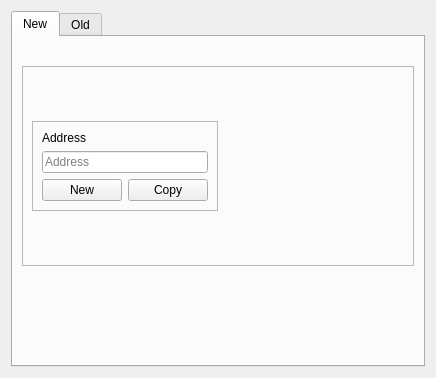
<?xml version="1.0" encoding="UTF-8"?>
<ui version="4.0">
 <class>ReceiveCoinsDialog</class>
 <widget class="QWidget" name="ReceiveCoinsDialog">
  <property name="geometry">
   <rect>
    <x>0</x>
    <y>0</y>
    <width>424</width>
    <height>378</height>
   </rect>
  </property>
  <layout class="QVBoxLayout" name="verticalLayout" stretch="0">
   <item>
    <widget class="QTabWidget" name="tabWidget">
     <property name="currentIndex">
      <number>0</number>
     </property>
     <widget class="QWidget" name="tab">
      <attribute name="title">
       <string>New</string>
      </attribute>
      <layout class="QVBoxLayout" name="verticalLayout_3">
       <item>
        <spacer name="verticalSpacer_3">
         <property name="orientation">
          <enum>Qt::Vertical</enum>
         </property>
         <property name="sizeType">
          <enum>QSizePolicy::Fixed</enum>
         </property>
         <property name="sizeHint" stdset="0">
          <size>
           <width>20</width>
           <height>20</height>
          </size>
         </property>
        </spacer>
       </item>
       <item>
        <widget class="QFrame" name="frame_2">
         <property name="frameShape">
          <enum>QFrame::StyledPanel</enum>
         </property>
         <property name="frameShadow">
          <enum>QFrame::Raised</enum>
         </property>
         <layout class="QHBoxLayout" name="horizontalLayout_3">
          <item>
           <widget class="QFrame" name="frame_6">
            <property name="sizePolicy">
             <sizepolicy hsizetype="Preferred" vsizetype="Maximum">
              <horstretch>0</horstretch>
              <verstretch>0</verstretch>
             </sizepolicy>
            </property>
            <property name="frameShape">
             <enum>QFrame::StyledPanel</enum>
            </property>
            <property name="frameShadow">
             <enum>QFrame::Raised</enum>
            </property>
            <layout class="QGridLayout" name="gridLayout_8">
             <item row="3" column="1">
              <widget class="QPushButton" name="pushButtonCopy">
               <property name="sizePolicy">
                <sizepolicy hsizetype="Minimum" vsizetype="Fixed">
                 <horstretch>0</horstretch>
                 <verstretch>0</verstretch>
                </sizepolicy>
               </property>
               <property name="text">
                <string>Copy</string>
               </property>
               <property name="icon">
                <iconset resource="../bitcoin.qrc">
                 <normaloff>:/icons/editcopy</normaloff>:/icons/editcopy</iconset>
               </property>
              </widget>
             </item>
             <item row="1" column="0" colspan="2">
              <widget class="QLineEdit" name="lineEditAddress">
               <property name="sizePolicy">
                <sizepolicy hsizetype="Expanding" vsizetype="Fixed">
                 <horstretch>0</horstretch>
                 <verstretch>0</verstretch>
                </sizepolicy>
               </property>
               <property name="placeholderText">
                <string>Address</string>
               </property>
              </widget>
             </item>
             <item row="3" column="0">
              <widget class="QPushButton" name="pushButtonNew">
               <property name="text">
                <string>New</string>
               </property>
               <property name="icon">
                <iconset resource="../bitcoin.qrc">
                 <normaloff>:/movies/spinner-035</normaloff>:/movies/spinner-035</iconset>
               </property>
              </widget>
             </item>
             <item row="0" column="0">
              <widget class="QLabel" name="labelAddress">
               <property name="text">
                <string>Address</string>
               </property>
              </widget>
             </item>
            </layout>
           </widget>
          </item>
          <item>
           <widget class="QRImageWidget" name="QRCode">
            <property name="sizePolicy">
             <sizepolicy hsizetype="Minimum" vsizetype="Fixed">
              <horstretch>0</horstretch>
              <verstretch>0</verstretch>
             </sizepolicy>
            </property>
            <property name="minimumSize">
             <size>
              <width>180</width>
              <height>180</height>
             </size>
            </property>
            <property name="maximumSize">
             <size>
              <width>180</width>
              <height>180</height>
             </size>
            </property>
            <property name="toolTip">
             <string>QR Code</string>
            </property>
            <property name="textFormat">
             <enum>Qt::PlainText</enum>
            </property>
            <property name="alignment">
             <set>Qt::AlignCenter</set>
            </property>
            <property name="wordWrap">
             <bool>true</bool>
            </property>
           </widget>
          </item>
         </layout>
        </widget>
       </item>
       <item>
        <spacer name="verticalSpacer">
         <property name="orientation">
          <enum>Qt::Vertical</enum>
         </property>
         <property name="sizeType">
          <enum>QSizePolicy::Expanding</enum>
         </property>
         <property name="sizeHint" stdset="0">
          <size>
           <width>20</width>
           <height>40</height>
          </size>
         </property>
        </spacer>
       </item>
      </layout>
     </widget>
     <widget class="QWidget" name="tab_2">
      <attribute name="title">
       <string>Old</string>
      </attribute>
      <layout class="QVBoxLayout" name="verticalLayout_4">
       <item>
        <widget class="QTabWidget" name="tabWidget_2">
         <property name="currentIndex">
          <number>0</number>
         </property>
         <widget class="QWidget" name="tab_7">
          <attribute name="title">
           <string>Request Payment</string>
          </attribute>
          <layout class="QVBoxLayout" name="verticalLayout_7">
           <item>
            <widget class="QFrame" name="frame_3">
             <property name="frameShape">
              <enum>QFrame::StyledPanel</enum>
             </property>
             <property name="frameShadow">
              <enum>QFrame::Raised</enum>
             </property>
             <layout class="QVBoxLayout" name="verticalLayout_6">
              <item>
               <widget class="QLabel" name="label_5">
                <property name="text">
                 <string>Use this form to request payments. All fields are &lt;b&gt;optional&lt;/b&gt;.</string>
                </property>
               </widget>
              </item>
              <item>
               <widget class="QLabel" name="label">
                <property name="toolTip">
                 <string>An optional amount to request. Leave this empty or zero to not request a specific amount.</string>
                </property>
                <property name="text">
                 <string>&amp;Amount:</string>
                </property>
                <property name="alignment">
                 <set>Qt::AlignRight|Qt::AlignTrailing|Qt::AlignVCenter</set>
                </property>
                <property name="buddy">
                 <cstring>reqAmount</cstring>
                </property>
               </widget>
              </item>
              <item>
               <layout class="QHBoxLayout" name="horizontalLayout_6">
                <item>
                 <widget class="BitcoinAmountField" name="reqAmount">
                  <property name="sizePolicy">
                   <sizepolicy hsizetype="Fixed" vsizetype="Fixed">
                    <horstretch>0</horstretch>
                    <verstretch>0</verstretch>
                   </sizepolicy>
                  </property>
                  <property name="minimumSize">
                   <size>
                    <width>80</width>
                    <height>0</height>
                   </size>
                  </property>
                  <property name="maximumSize">
                   <size>
                    <width>1000</width>
                    <height>100</height>
                   </size>
                  </property>
                  <property name="toolTip">
                   <string>An optional amount to request. Leave this empty or zero to not request a specific amount.</string>
                  </property>
                 </widget>
                </item>
                <item>
                 <widget class="QCheckBox" name="useBech32">
                  <property name="sizePolicy">
                   <sizepolicy hsizetype="Fixed" vsizetype="Fixed">
                    <horstretch>0</horstretch>
                    <verstretch>0</verstretch>
                   </sizepolicy>
                  </property>
                  <property name="maximumSize">
                   <size>
                    <width>1000</width>
                    <height>16777215</height>
                   </size>
                  </property>
                  <property name="focusPolicy">
                   <enum>Qt::StrongFocus</enum>
                  </property>
                  <property name="toolTip">
                   <string>Bech32 addresses (BIP-173) are cheaper to spend from and offer better protection against typos. When unchecked a P2SH wrapped SegWit address will be created, compatible with older wallets.</string>
                  </property>
                  <property name="text">
                   <string>Generate Bech32 address</string>
                  </property>
                 </widget>
                </item>
                <item>
                 <spacer name="horizontalSpacer_3">
                  <property name="orientation">
                   <enum>Qt::Horizontal</enum>
                  </property>
                  <property name="sizeHint" stdset="0">
                   <size>
                    <width>0</width>
                    <height>0</height>
                   </size>
                  </property>
                 </spacer>
                </item>
               </layout>
              </item>
              <item>
               <widget class="QLabel" name="label_2">
                <property name="toolTip">
                 <string>An optional label to associate with the new receiving address.</string>
                </property>
                <property name="text">
                 <string>&amp;Label:</string>
                </property>
                <property name="alignment">
                 <set>Qt::AlignRight|Qt::AlignTrailing|Qt::AlignVCenter</set>
                </property>
                <property name="buddy">
                 <cstring>reqLabel</cstring>
                </property>
               </widget>
              </item>
              <item>
               <widget class="QLineEdit" name="reqLabel">
                <property name="toolTip">
                 <string>An optional label to associate with the new receiving address.</string>
                </property>
               </widget>
              </item>
              <item>
               <widget class="QLabel" name="label_3">
                <property name="toolTip">
                 <string>An optional message to attach to the payment request, which will be displayed when the request is opened. Note: The message will not be sent with the payment over the Bitcoin network.</string>
                </property>
                <property name="text">
                 <string>&amp;Message:</string>
                </property>
                <property name="alignment">
                 <set>Qt::AlignRight|Qt::AlignTrailing|Qt::AlignVCenter</set>
                </property>
                <property name="buddy">
                 <cstring>reqMessage</cstring>
                </property>
               </widget>
              </item>
              <item>
               <widget class="QLineEdit" name="reqMessage">
                <property name="toolTip">
                 <string>An optional message to attach to the payment request, which will be displayed when the request is opened. Note: The message will not be sent with the payment over the Bitcoin network.</string>
                </property>
               </widget>
              </item>
              <item>
               <layout class="QHBoxLayout" name="horizontalLayout">
                <item>
                 <widget class="QPushButton" name="receiveButton">
                  <property name="minimumSize">
                   <size>
                    <width>150</width>
                    <height>0</height>
                   </size>
                  </property>
                  <property name="text">
                   <string>&amp;Request payment</string>
                  </property>
                  <property name="icon">
                   <iconset resource="../bitcoin.qrc">
                    <normaloff>:/icons/receiving_addresses</normaloff>:/icons/receiving_addresses</iconset>
                  </property>
                 </widget>
                </item>
                <item>
                 <widget class="QPushButton" name="clearButton">
                  <property name="sizePolicy">
                   <sizepolicy hsizetype="Minimum" vsizetype="Fixed">
                    <horstretch>0</horstretch>
                    <verstretch>0</verstretch>
                   </sizepolicy>
                  </property>
                  <property name="toolTip">
                   <string>Clear all fields of the form.</string>
                  </property>
                  <property name="text">
                   <string>Clear</string>
                  </property>
                  <property name="icon">
                   <iconset resource="../bitcoin.qrc">
                    <normaloff>:/icons/remove</normaloff>:/icons/remove</iconset>
                  </property>
                  <property name="autoDefault">
                   <bool>false</bool>
                  </property>
                 </widget>
                </item>
                <item>
                 <spacer name="horizontalSpacer">
                  <property name="orientation">
                   <enum>Qt::Horizontal</enum>
                  </property>
                  <property name="sizeHint" stdset="0">
                   <size>
                    <width>40</width>
                    <height>20</height>
                   </size>
                  </property>
                 </spacer>
                </item>
               </layout>
              </item>
             </layout>
            </widget>
           </item>
           <item>
            <spacer name="verticalSpacer_2">
             <property name="orientation">
              <enum>Qt::Vertical</enum>
             </property>
             <property name="sizeHint" stdset="0">
              <size>
               <width>20</width>
               <height>40</height>
              </size>
             </property>
            </spacer>
           </item>
          </layout>
          <zorder></zorder>
          <zorder>reqAmount</zorder>
          <zorder>frame_3</zorder>
          <zorder>verticalSpacer_2</zorder>
         </widget>
         <widget class="QWidget" name="tab_8">
          <attribute name="title">
           <string>Payment Request History</string>
          </attribute>
          <layout class="QVBoxLayout" name="verticalLayout_5">
           <item>
            <widget class="QFrame" name="frame">
             <property name="sizePolicy">
              <sizepolicy hsizetype="Preferred" vsizetype="Expanding">
               <horstretch>0</horstretch>
               <verstretch>0</verstretch>
              </sizepolicy>
             </property>
             <property name="frameShape">
              <enum>QFrame::StyledPanel</enum>
             </property>
             <property name="frameShadow">
              <enum>QFrame::Raised</enum>
             </property>
             <layout class="QVBoxLayout" name="verticalLayout_2">
              <item>
               <widget class="QLabel" name="label_6">
                <property name="font">
                 <font>
                  <weight>75</weight>
                  <bold>true</bold>
                 </font>
                </property>
                <property name="text">
                 <string>Requested payments history</string>
                </property>
               </widget>
              </item>
              <item>
               <widget class="QTableView" name="recentRequestsView">
                <property name="contextMenuPolicy">
                 <enum>Qt::CustomContextMenu</enum>
                </property>
                <property name="tabKeyNavigation">
                 <bool>false</bool>
                </property>
                <property name="sortingEnabled">
                 <bool>true</bool>
                </property>
               </widget>
              </item>
              <item>
               <layout class="QHBoxLayout" name="horizontalLayout_2">
                <item>
                 <widget class="QPushButton" name="showRequestButton">
                  <property name="enabled">
                   <bool>false</bool>
                  </property>
                  <property name="toolTip">
                   <string>Show the selected request (does the same as double clicking an entry)</string>
                  </property>
                  <property name="text">
                   <string>Show</string>
                  </property>
                  <property name="icon">
                   <iconset resource="../bitcoin.qrc">
                    <normaloff>:/icons/edit</normaloff>:/icons/edit</iconset>
                  </property>
                  <property name="autoDefault">
                   <bool>false</bool>
                  </property>
                 </widget>
                </item>
                <item>
                 <widget class="QPushButton" name="removeRequestButton">
                  <property name="enabled">
                   <bool>false</bool>
                  </property>
                  <property name="toolTip">
                   <string>Remove the selected entries from the list</string>
                  </property>
                  <property name="text">
                   <string>Remove</string>
                  </property>
                  <property name="icon">
                   <iconset resource="../bitcoin.qrc">
                    <normaloff>:/icons/remove</normaloff>:/icons/remove</iconset>
                  </property>
                  <property name="autoDefault">
                   <bool>false</bool>
                  </property>
                 </widget>
                </item>
                <item>
                 <spacer name="horizontalSpacer_2">
                  <property name="orientation">
                   <enum>Qt::Horizontal</enum>
                  </property>
                  <property name="sizeHint" stdset="0">
                   <size>
                    <width>40</width>
                    <height>20</height>
                   </size>
                  </property>
                 </spacer>
                </item>
               </layout>
              </item>
             </layout>
            </widget>
           </item>
          </layout>
         </widget>
        </widget>
       </item>
      </layout>
     </widget>
    </widget>
   </item>
  </layout>
 </widget>
 <customwidgets>
  <customwidget>
   <class>BitcoinAmountField</class>
   <extends>QLineEdit</extends>
   <header>qt/bitcoinamountfield.h</header>
   <container>1</container>
  </customwidget>
  <customwidget>
   <class>QRImageWidget</class>
   <extends>QLabel</extends>
   <header>qt/receiverequestdialog.h</header>
  </customwidget>
 </customwidgets>
 <tabstops>
  <tabstop>recentRequestsView</tabstop>
  <tabstop>showRequestButton</tabstop>
  <tabstop>removeRequestButton</tabstop>
 </tabstops>
 <resources>
  <include location="../bitcoin.qrc"/>
 </resources>
 <connections/>
</ui>
